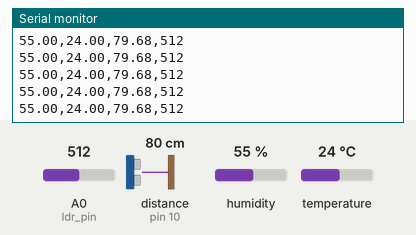
Recording of a program running on a simulated Arduino Uno, built with avr-gcc and run on an emulated ATmega328P. Parts: the last lines printed to the serial monitor. Wiring (inferred from the names in the program): ultrasonic range finder: trigger pin 9; echo pin 10. The test bench sets the inputs (shaded band); at power-on: distance to the obstacle (sensor on pin 10) 80 cm, humidity 55 %, A0 (ldr_pin) = 512, temperature 24 °C. The echo pulse lasts 58.3 µs per cm.

Above: at 1.2 s.
1.3 s: distance to the obstacle (sensor on pin 10) set to 299 cm
At 2.1 s:
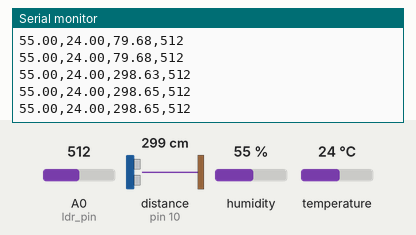
7.4 s: humidity set to 22 %
At 7.43 s:
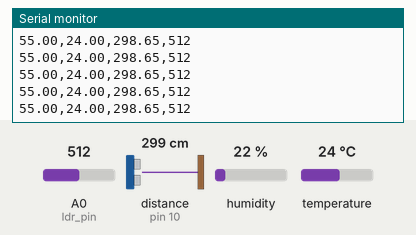
8.9 s: A0 (ldr_pin) set to 716
At 8.99 s:
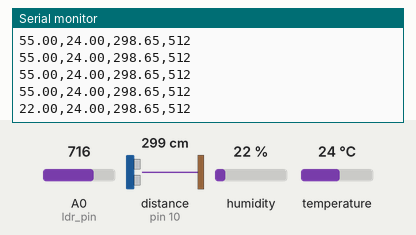
10.4 s: temperature set to 12 °C
At 10.98 s:
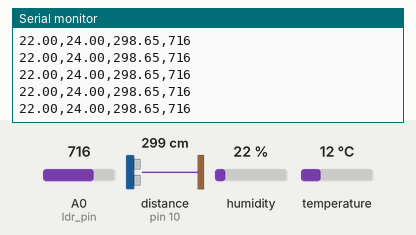
16.5 s: distance to the obstacle (sensor on pin 10) set to 2 cm
At 16.51 s:
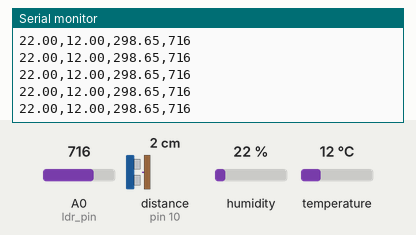
18.0 s: A0 (ldr_pin) set to 992
At 18.15 s:
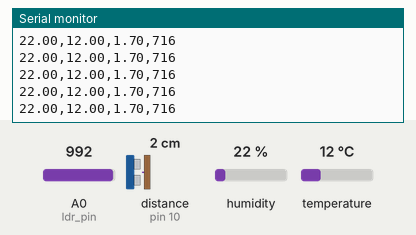
Timing chart, 0 to 20.5 s (numbered marks = the images above; inputs shaded):
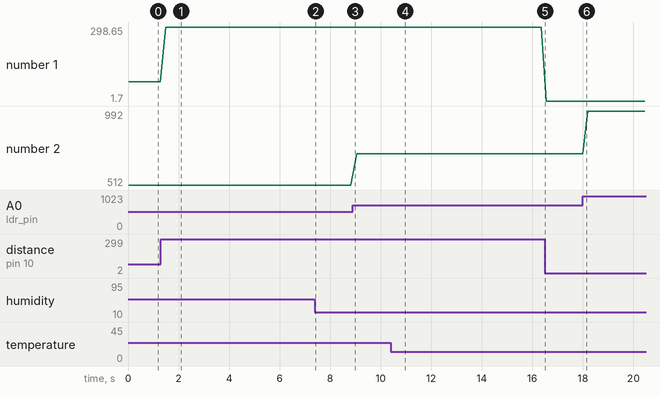

Measured:
- after the input at 1.3 s, the serial monitor: prints a new line after 0.19 s (image 1)
- plotted number 1: 79.68 → 298.65 after the input at 1.3 s, 298.65 → 1.7 after the input at 16.5 s
- plotted number 2: 512 → 716 after the input at 8.9 s, 716 → 992 after the input at 18.0 s

The program:

main.cpp
```cpp
#include <Arduino.h>
#include <DHT.h>

// Define DHT11 pin and type
#define DHTPIN 3
#define DHTTYPE DHT11
DHT dht(DHTPIN, DHTTYPE);

// Define Ultrasonic pins
#define trig_pin 9
#define echo_pin 10

// Define LDR pin
#define ldr_pin A0

// sensor data struct
struct SensorData
{
  float humidity {};
  float temperature {};
  float distance {};
  int light {};
};

SensorData read_sensors(){
  SensorData data;

  // Read humidity and temperature
  data.humidity = dht.readHumidity();
  data.temperature = dht.readTemperature();

  // Read distance
  digitalWrite(trig_pin, LOW);
  delayMicroseconds(2);
  digitalWrite(trig_pin, HIGH);
  delayMicroseconds(10);
  digitalWrite(trig_pin, LOW);

  long duration = pulseIn(echo_pin, HIGH, 30000);
  data.distance = duration * 0.0343 / 2;

  // Read light denisty
  data.light = analogRead(ldr_pin);

  return data;

}

void send_serial(SensorData data)
{
  Serial.print(data.humidity);
  Serial.print(",");
  Serial.print(data.temperature);
  Serial.print(",");
  Serial.print(data.distance);
  Serial.print(",");
  Serial.println(data.light);
}

void setup(){
  Serial.begin(9600); // Start serial communication

  dht.begin(); // Initialize DHT sensor

  pinMode(trig_pin, OUTPUT); // Trigger pin as output
  pinMode(echo_pin, INPUT); // Echo pin as input

  pinMode(ldr_pin, INPUT); // LDR pin as input

}

void loop() {
  SensorData data = read_sensors();
  send_serial(data);
  delay(200);
}
```
